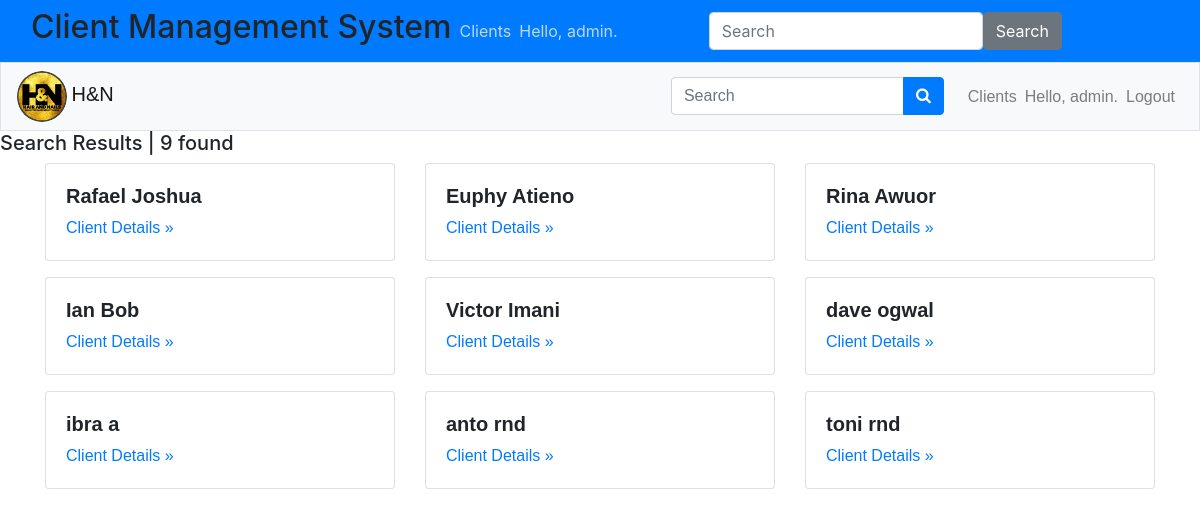
The app's page /users/search/ (signed in) with its own data.
### users/models.py (models this page shows, shortened)
class Client(models.Model):
    first_name = models.CharField(max_length=100)
    second_name = models.CharField(max_length=100)
    email = models.EmailField(unique=True)
    phone = models.CharField(max_length=15, unique=True)
    points = models.IntegerField(default=0)
    referral_points = models.IntegerField(default=0)
    date_of_birth = models.DateField(null=True, blank=True)
    birthday_points = models.IntegerField(default=0)
    referred_by = models.ForeignKey('self', null=True, blank=True, on_delete=models.SET_NULL)
    card_paid = models.BooleanField(default=False)
    card_issued = models.BooleanField(default=False)

### users/views.py (the view)
# urls.py: path('search/', views.search, name='search'),
@login_required
def search(request):
    query = request.GET.get('query', '')
    clients = Client.objects.filter(Q(first_name__icontains=query))
    search_count = clients.count()
    context = {'clients': clients, 'query': query, 'search_count': search_count}
    return render(request, 'users/search.html', context)

### users/templates/users/search.html (shortened to what this page needs)
<!DOCTYPE html>
<html lang="en">
<head>
    {% extends 'users/base.html' %}
{% block header %}
    <h5>Search Results | {{search_count}} found</h5>
{% endblock header %}
{% block content %}
<div class="container">
    <div class="row">
        <div class="col-md-12">
            <div class="row">
                {% for client in clients %}
                <div class="col-md-6 col-lg-4 mx-auto">
                <div class="card mb-3 mx-auto">
                    <div class="card-body">
                        <h5 class="font-weight-bold">{{ client.first_name }} {{ client.second_name }}</h5>
                        <a href="{% url 'users:client_detail' client.id %}" >Client Details &raquo</a>
                    </div>
                </div>
                </div>
                {% empty %}
                <p class="lead">Client not found!</p>
                {% endfor %}
            </div>
        </div>
    </div>
</div>
{% endblock content %}

### users/templates/users/base.html (shortened to what this page needs)
<!DOCTYPE html>
<html lang="en">
<head>
    {% load static %}
        <link rel="stylesheet" href="{% static 'HN_vms/css/base.css' %}">
        <link rel="stylesheet" href="{% static 'HN_vms/css/login.css' %}">
        <link rel="stylesheet" href="{% static 'HN_vms/css/index.css' %}">
        <link rel="stylesheet" href="{% static 'HN_vms/css/register_client.css' %}">
        <link rel="stylesheet" href="{% static 'HN_vms/css/search.css' %}">
        <link rel="stylesheet" href="{% static 'HN_vms/css/base.css' %}">
            <link rel="stylesheet" href="https://cdn.jsdelivr.net/npm/bootstrap@4.3.1/dist/css/bootstrap.min.css">
            <link rel="stylesheet" href="https://cdnjs.cloudflare.com/ajax/libs/font-awesome/4.7.0/css/font-awesome.min.css">
        <link rel='stylesheet' href='https://cdn.jsdelivr.net/npm/fullcalendar@5/main.min.css'>
        <link rel='stylesheet' href='https://cdn.jsdelivr.net/npm/fullcalendar@5/main.min.css'>
</head>
<body>
  <nav class="navbar navbar-expand-lg bg-primary" data-bs-theme="dark">
    <div class="container-fluid">
    <h2> Client Management System</h2>
    <div class="collapse navbar-collapse" id="navbarColor01">
        <ul class="navbar-nav me-auto">
          <li class="nav-item">
            <a class="nav-link" href="{% url 'users:client_list' %}">Clients</a>
          </li>
          {% if user.is_authenticated %}
            <li class="nav-item">
              <span class="navbar-text">Hello, {{ user.username }}.</span>
            </li>
            <li class="nav-item">
              <a href="{% url 'users:logout' %}">Logout here</a>
            </li>
          {% else %}
            <li class="nav-item">
              <a class="nav-link" href="{% url 'users:login' %}">Log in</a></li>
          {% endif %}
    </ul>
        <form class="d-flex">
          <input class="form-control me-sm-2" type="search" placeholder="Search">
          <button class="btn btn-secondary my-2 my-sm-0" type="submit">Search</button>
        </form>
    </div>
    </div>
</nav>
  <div class="nav_bar">
    <nav class="navbar navbar-expand-md navbar-light bg-light border">
        <div class="header_logo">
          <img src="{% static 'HN_vms/images/HN_Logo.png' %}" alt="" class="fa-2x">
        <a style="font-family: 'Rubik',sans-serif;" class="navbar-brand" href="{% url 'users:index' %}">
          H&N
        </a>
      </div>
        <div style="font-family: 'Rubik',sans-serif;" class="collapse navbar-collapse" id="navbarCollapse">
            <ul class="navbar-nav ml-auto">
                  <form action="{% url 'users:search' %}" method="get">
                    <li class="navbar-item mr-3 my-auto">
                    <div class="input-group">
                      <input class="form-control" name="query" type="text" placeholder="Search">
                      <div class="input-group-append">
                        <button type="submit" class="btn btn-primary">
                          <i class="fa fa-search"></i>
                        </button>
                      </div>
                    </div>
                    </li>
                  </form>
                  <li class="nav-item">
                    <a class="nav-link" href="{% url 'users:client_list' %}">Clients</a>
                  </li>
                  {% if user.is_authenticated %}
                    <li class="nav-item">
                      <span class="navbar-text">Hello, {{ user.username }}.</span>
                    </li>
                    <li class="nav-item">
                      <a class="nav-link" href="{% url 'users:logout' %}">Logout</i></a>
                    </li>
                  {% else %}
                    <li class="nav-item">
                      <a class="nav-link" href="{% url 'users:login' %}">Log in</a></li>
                  {% endif %}
            </ul>
        </div>
    </nav>
</div>
<main>
    <div>
      {% block header %}{% endblock header %}
    </div>
    <div style="font-family: 'Rubik',sans-serif;">
        {% block content %}{% endblock content %}
    </div>
</main>
</body>
</html>

### static/HN_vms/css/base.css (style rules this page uses)
body { max-width: 100vw; max-height: 100vh; color: #ffff; font-family: century 'Franklin Gothic Medium', 'Arial Narrow', Arial, sans-serif; }
:root { --main-color: #F3781C; --hover-color: hsl(37, 94%, 57%); --body-color: black; --container-color: #2d2e37; --text-color: #fcfeff; --background-color: rgba(245, 237, 237, 0.445); --theme-color: #1e1e1e; --secondary-color: orange; --light-body: #272626; --app-fab-color: hsla(0,0%,100%,0.6); --app-fab-background-color: rgba(30,30,30,0.72); --app-fab-border-color: hsla(0,0%,100%,0.04); --color-primary: hsla(0,0%,93.3%,0.8); --color-secondary: hsla(0,0%,100%,0.2); --background: #121212; --background-gradient: linear-gradient(180deg,#121212,#252525 25%,#252525 50%,#252525 75%,#121212); --shadow-gradient: linear-gradient(90deg,rgba(18,18,18,0.8),rgba(18,18,18,0)); --hover-background: hsla(0,0%,100%,0.06); }
.container { display: flex; justify-content: center; align-items: center; }

### static/HN_vms/css/login.css (style rules this page uses)
body { width: 100vw; height: 100vh; color: #ffff; }
.row { display: flex; justify-content: center; align-items: center; }
.header_logo img { width: 50px; height: auto; margin: auto; border-radius: 50%; }

### static/HN_vms/css/index.css (style rules this page uses)
body { background-color: rgb(245, 245, 82); }
:root { --main-color: #F3781C; --hover-color: hsl(37, 94%, 57%); --body-color: black; --container-color: #2d2e37; --text-color: #fcfeff; --background-color: rgba(245, 237, 237, 0.445); --theme-color: #1e1e1e; --secondary-color: orange; --light-body: #272626; --app-fab-color: hsla(0,0%,100%,0.6); --app-fab-background-color: rgba(30,30,30,0.72); --app-fab-border-color: hsla(0,0%,100%,0.04); --color-primary: hsla(0,0%,93.3%,0.8); --color-secondary: hsla(0,0%,100%,0.2); --background: #121212; --background-gradient: linear-gradient(180deg,#121212,#252525 25%,#252525 50%,#252525 75%,#121212); --shadow-gradient: linear-gradient(90deg,rgba(18,18,18,0.8),rgba(18,18,18,0)); --hover-background: hsla(0,0%,100%,0.06); }
.nav-item span { font-size: medium; color: var(--color-primary); }
.nav-link { color: var(--color-primary); }

### static/HN_vms/css/register_client.css (style rules this page uses)
input { background-color: white; outline: none; box-sizing: border-box; border-radius: 10px; border: 1px solid silver; margin-left: 50px; align-items: start; width: 100%; }
@media only screen and (min-width: 768px) { input, select, button { margin-left: 20px; } }
@media only screen and (min-width: 992px) { input, select, button { margin-left: 30px; } }

### records on screen
Client: first_name "Rafael", second_name "Joshua"
Client: first_name "Euphy", second_name "Atieno"
Client: first_name "Rina", second_name "Awuor"
Client: first_name "Ian", second_name "Bob"
Client: first_name "Victor", second_name "Imani"
Client: first_name "dave", second_name "ogwal"
Client: first_name "ibra", second_name "a"
Client: first_name "anto", second_name "rnd"
Client: first_name "toni", second_name "rnd"

### other values on screen
{{ user.username }} "admin"
{{ search_count }} "9"
